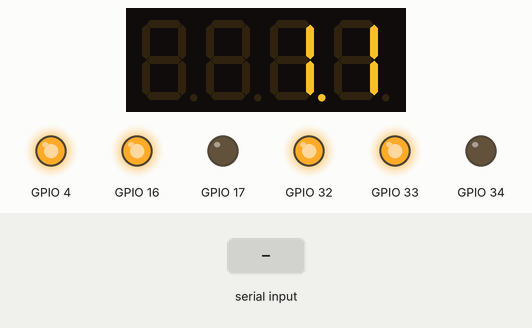
A program run on a simulated ESP32. Shown: 4-digit seven-segment display, output pins drawn as LEDs (lit = HIGH). Inputs (shaded band) come from the test bench. What the program prints to the serial monitor is not drawn.

Above: at 0.19 s.
At 1.2 s:
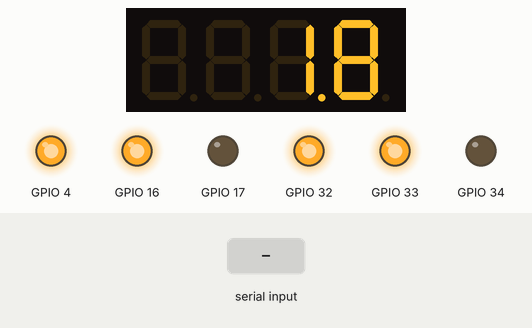
1.3 s: "1" received over Serial
At 4.5 s:
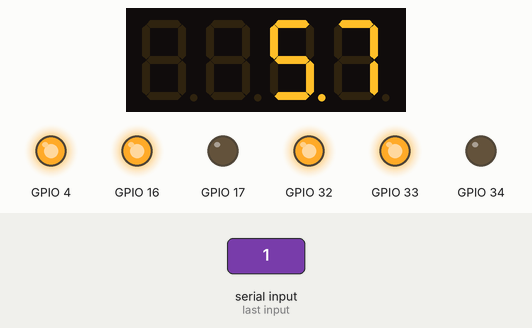
Timing chart, 0 to 6.0 s (numbered marks = the images above; inputs shaded):
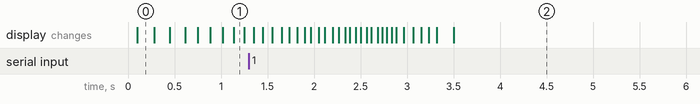

The program:

main.cpp
```cpp
#include <Arduino.h>
#include <communication.h>
#include <application.h>
#include <memory>
#include <message_consumer.h>

#define HIGH_PRIORITY 3
#define LOW_PRIORITY 2
#define APPLICATION_CORE 1
#define COMMUNICATION_CORE 0

using namespace std;

unique_ptr<Communication> communication;
unique_ptr<Application> application;
unique_ptr<MessageConsumer> messageConsumer;

TaskHandle_t communicationTask;
TaskHandle_t applicationTask;
TaskHandle_t messageTask;

void RunApplication(void* parameters)
{
    auto app = static_cast<Application*>(parameters);

    while (true)
    {
        auto started = micros();
        app->Tick();
        auto stopped = micros();

        if (stopped - started > 70)
        {
            Serial.println("Tick took too long! Alert!");
        }
    }
}

void RunCommunication(void* parameters)
{
    auto comm = static_cast<Communication*>(parameters);

    while (true)
    {
        if (Serial.available() > 0)
        {
            auto request = comm->Receive(Serial);
            if (request.hasValue)
            {
                auto response = application->Handle(request.value);
                comm->Transmit(*response.get(), Serial);
            }
            else
            {
                comm->Transmit(Response("", ResponseStatus::error), Serial);
            }
        }

        vTaskDelay(1);
    }
}

void ProcessMessageQueues(void* parameters)
{
    while (true)
    {
        messageConsumer->Consume();

        vTaskDelay(1);
    }
}

void setup()
{
    communication = unique_ptr<Communication>(new Communication());
    application = unique_ptr<Application>(new Application());
    messageConsumer = unique_ptr<MessageConsumer>(new MessageConsumer());

    disableCore0WDT();
    disableCore1WDT();

    // Do not change the order of these tasks!
    xTaskCreatePinnedToCore(
        RunCommunication,
        "RunCommunication",
        50000,
        communication.get(),
        LOW_PRIORITY,
        &communicationTask,
        COMMUNICATION_CORE
    );

    xTaskCreatePinnedToCore(
        ProcessMessageQueues,
        "ProcessMessageQueues",
        50000,
        NULL,
        LOW_PRIORITY,
        &messageTask,
        COMMUNICATION_CORE
    );

    xTaskCreatePinnedToCore(
        RunApplication,
        "RunApplication",
        50000,
        application.get(),
        HIGH_PRIORITY,
        &applicationTask,
        APPLICATION_CORE);
}

void loop()
{
    vTaskDelete(NULL);
}
```
